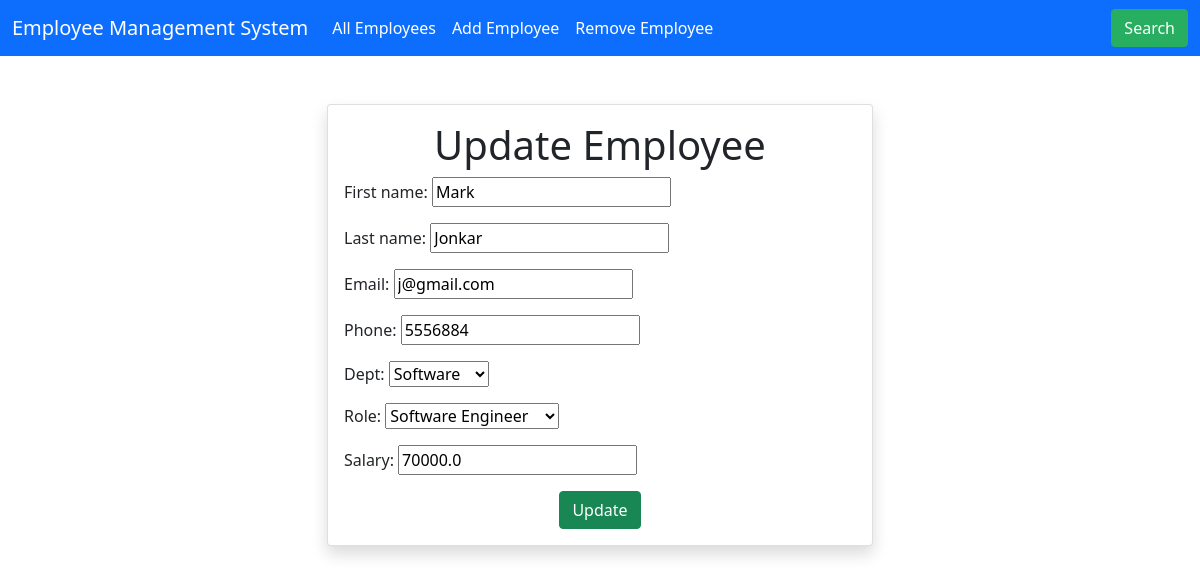
The app's page /update/5/ with its own data.
### emp/models.py (models this page shows, shortened)
class Employee(models.Model):
    first_name = models.CharField(max_length=50,null=False)
    last_name = models.CharField(max_length=50)
    email = models.EmailField(max_length=50)
    phone = models.CharField(max_length=12, blank=True)
    dept = models.ForeignKey(Department,on_delete=models.CASCADE)
    role = models.ForeignKey(Role,on_delete=models.CASCADE)
    salary = models.FloatField(default=0)

### emp/views.py (the view)
# urls.py: path("update/<int:id>/",views.update,name="update"),
def update(request,id):
    if request.method == 'POST':
        uf = Employee.objects.get(pk=id)
        fm = EmployeeRegistration(request.POST,instance=uf)
        if fm.is_valid():
            fm.save()
    else:
        uf = Employee.objects.get(pk=id)
        fm = EmployeeRegistration(instance=uf)
    return render(request, 'update.html', {'form':fm})

### emp/forms.py
class EmployeeRegistration(forms.ModelForm):
    class Meta:
        model = Employee
        fields=['first_name','last_name', 'email', 'phone','dept','role','salary']

### emp/models.py (called while the page is built)
    def __str__(self):
        return self.name

    def __str__(self):
        return self.name

### emp/templates/update.html (shortened to what this page needs)
{% extends "base.html" %}
{% block content%}
<div class="container mt-5">
    <div class="row justify-content-center">
      <div class="col-md-6">
        <div class="card shadow">
          <div class="card-body">
            <h1 class="card-title text-center">Update Employee</h1>
            <form action="" method="post">
                {{ form.as_p }}
                <div class="text-center">
                <input type="submit" class="btn btn-success text-center" value="Update">
                </div>
            </form>
          </div>
        </div>
      </div>
    </div>
  </div>
{% endblock %}

### records on screen
Employee: first_name "Mark", last_name "Jonkar", email "j@gmail.com", phone "5556884", dept "Software", role "Software Engineer", salary "70000.0"
